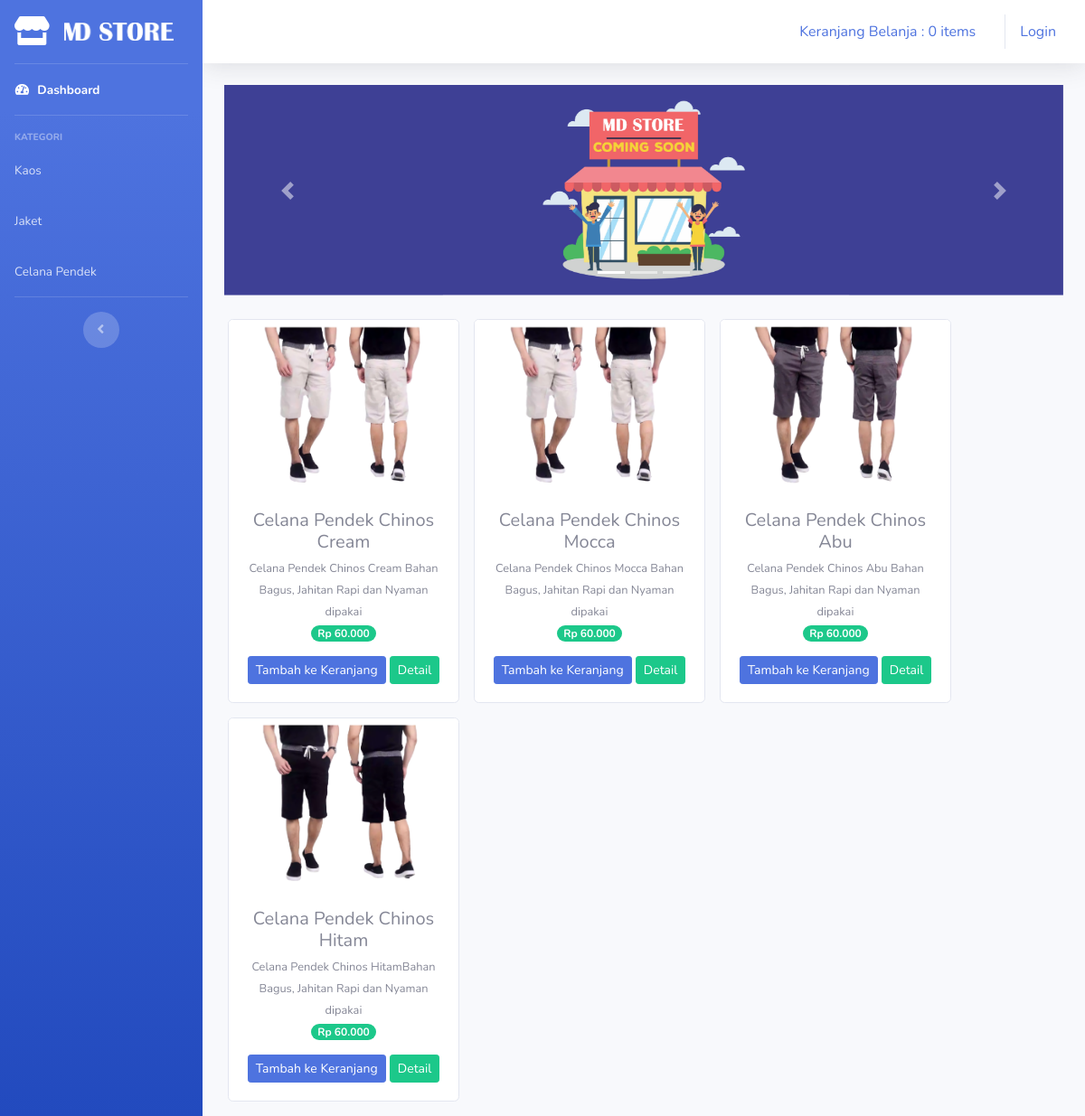
/index.php/kategori/celana_pendek, run on the app's committed database.
### tables this page shows
CREATE TABLE `tbbarang` (
  `id` int(11) NOT NULL,
  `nama_brg` varchar(128) NOT NULL,
  `keterangan` varchar(256) NOT NULL,
  `kategori` varchar(64) NOT NULL,
  `harga` int(11) NOT NULL,
  `stok` int(4) NOT NULL,
  `gambar` text NOT NULL
);

### application/controllers/kategori.php (called while the page is built, shortened)
<?php
	class kategori extends CI_Controller {
		public function celana_pendek()
		{
			$data['celana_pendek'] = $this->model_kategori->data_celana_pendek()->result();
			$this->load->view('templates/header');
			$this->load->view('templates/sidebar');
			$this->load->view('celana_pendek',$data);
			$this->load->view('templates/footer');
		}
	}
?>

### index.php (called while the page is built, shortened)
<?php
require_once BASEPATH.'core/CodeIgniter.php';

### application/models/model_kategori.php (called while the page is built, shortened)
<?php
	class Model_kategori extends CI_Model {
		public function data_celana_pendek() {
			return $this->db->get_where('tbbarang', array('kategori' => 'celana pendek'));
		}
	}
?>

### application/views/celana_pendek.php (the view, shortened to what this page needs)
<div class="container-fluid">
    <div id="carouselExampleIndicators" class="carousel slide" data-ride="carousel">
      <ol class="carousel-indicators">
        <li data-target="#carouselExampleIndicators" data-slide-to="0" class="active"></li>
        <li data-target="#carouselExampleIndicators" data-slide-to="1"></li>
        <li data-target="#carouselExampleIndicators" data-slide-to="2"></li>
      </ol>
      <div class="carousel-inner">
        <div class="carousel-item active">
          <img src="<?php echo base_url('assets/img/slider1.png') ?>" class="d-block w-100" alt="...">
        </div>
      </div>
      <a class="carousel-control-prev" href="#carouselExampleIndicators" role="button" data-slide="prev">
        <span class="carousel-control-prev-icon" aria-hidden="true"></span>
      </a>
      <a class="carousel-control-next" href="#carouselExampleIndicators" role="button" data-slide="next">
        <span class="carousel-control-next-icon" aria-hidden="true"></span>
      </a>
    </div>
    <div class="row text-center mt-4">
      <?php foreach ($celana_pendek as $brg) : ?>
        <div class="card ml-3 mb-3" style="width: 16rem;">
          <img src="<?php echo base_url().'/uploads/'.$brg->gambar ?>" class="card-img-top" alt="...">
          <div class="card-body">
            <h5 class="card-title mb-1"><?php echo $brg->nama_brg ?></h5>
            <small><?php echo $brg->keterangan ?></small><br>
            <span class="badge badge-pill badge-success mb-3">Rp <?php echo number_format($brg->harga, 0, ',', '.') ?></span><br>
            <?php echo anchor('dashboard/tambah_ke_keranjang/'.$brg->id,'<div class="btn btn-sm btn-primary">Tambah ke Keranjang</div>') ?>
            <?php echo anchor('dashboard/detail/'.$brg->id,'<div class="btn btn-sm btn-success">Detail</div>') ?>
          </div>
        </div>
      <?php endforeach; ?>
    </div>
</div>

### application/views/templates/header.php (style rules this page uses)
body { background-image: url('../assets/img/bg_front.png'); background-repeat: no-repeat; background-attachment: fixed; background-size: cover; }
@media (max-width: 1200px) { body { background-color: #3259CA !important; background-image: none !important; } }

### data on the page
tbbarang: gambar (picture), nama_brg "Celana Pendek Chinos Cream", keterangan "Celana Pendek Chinos Cream Bahan Bagus, Jahitan Rapi dan Nyaman dipakai", harga "60.000", id "Tambah ke Keranjang", id "Detail"
tbbarang: gambar (picture), nama_brg "Celana Pendek Chinos Mocca", keterangan "Celana Pendek Chinos Mocca Bahan Bagus, Jahitan Rapi dan Nyaman dipakai", harga "60.000", id "Tambah ke Keranjang", id "Detail"
tbbarang: gambar (picture), nama_brg "Celana Pendek Chinos Abu", keterangan "Celana Pendek Chinos Abu Bahan Bagus, Jahitan Rapi dan Nyaman dipakai", harga "60.000", id "Tambah ke Keranjang", id "Detail"
tbbarang: gambar (picture), nama_brg "Celana Pendek Chinos Hitam", keterangan "Celana Pendek Chinos HitamBahan Bagus, Jahitan Rapi dan Nyaman dipakai", harga "60.000", id "Tambah ke Keranjang", id "Detail"

### other printed values
anchor('dashboard/detail_keranjang', $keranjang) "Keranjang Belanja : 0 items"
anchor('auth/login', 'Login') "Login"
